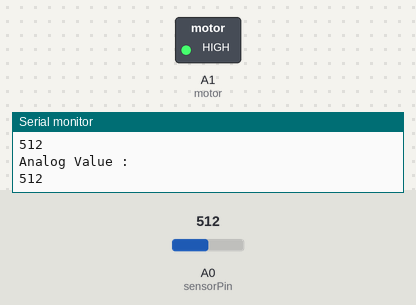
Simulated run of this sketch. Board: Arduino Uno, built with avr-gcc and run on an emulated ATmega328P. Parts: switched loads named in the sketch (green lamp = pin HIGH), the last lines printed to the serial monitor. The test bench sets the inputs (shaded band); at power-on: A0 (sensorPin) = 512.

Above: at 1.8 s.
1.9 s: A0 (sensorPin) set to 787
3.4 s: A0 (sensorPin) set to 807
At 5.2 s:
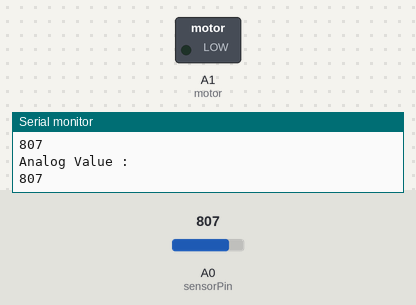
5.5 s: A0 (sensorPin) set to 790
At 6.9 s:
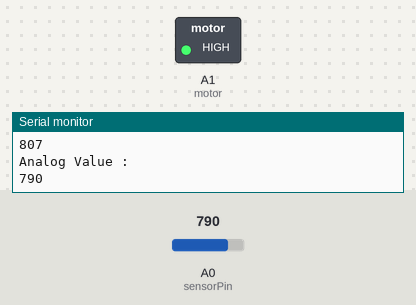
7.5 s: A0 (sensorPin) set to 810
At 8.4 s:
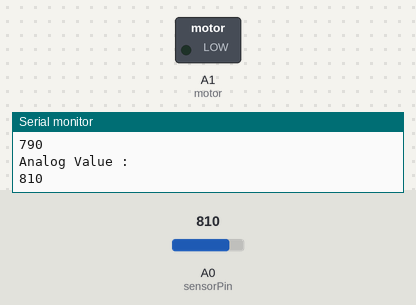
Timing chart, 0 to 10.5 s (numbered marks = the images above; inputs shaded):
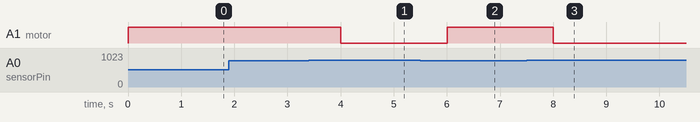

The sketch:

WATER-PUMP-WITH-SOIL-MOISTURE-SENSOR.ino
```cpp
int sensorPin = A0;
int sensorValue;
int limit = 800;
int motor = A1;


void setup() {
 Serial.begin(9600);
  pinMode(motor, OUTPUT);
}

void loop() {

 sensorValue = analogRead(sensorPin);
 Serial.println("Analog Value : ");
 Serial.println(sensorValue);

 if (sensorValue<limit) {
 analogWrite(motor, 1200);
 }
 else {
 analogWrite(motor, 0);
 }

 delay(1000);
}
```

Measured:
- the behaviour switches between 799 and 800 on A0 (sensorPin) (found by bisection; images 0 and 1)
- after the input at 3.4 s, A1 (motor): HIGH → LOW after 0.60 s
- after the input at 5.5 s, A1 (motor): LOW → HIGH after 0.50 s
- after the input at 7.5 s, A1 (motor): HIGH → LOW after 0.50 s
